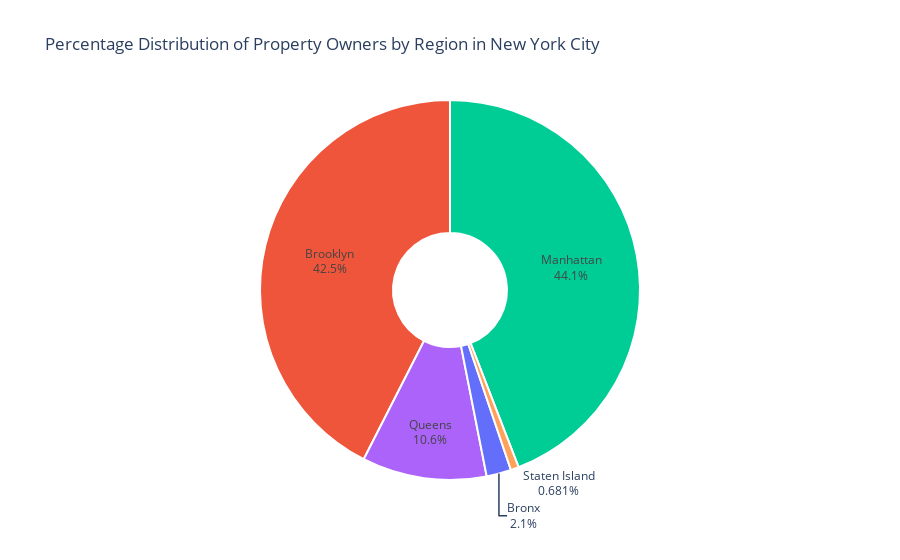

Source (notebook cell):
### Markdown cell above
### 3.13. Percentage of Owners by Region

### Code cell
# calculate the percentage of owners by region.
total_owners = owners_by_region['host_id'].sum()
percentage_owners_by_region = (owners_by_region['host_id'] / total_owners) * 100


# Create a donut chart with Plotly
fig = go.Figure(data=[go.Pie(labels=percentage_owners_by_region.index,
                             values=percentage_owners_by_region, hole=.3)])

# Update trace properties
fig.update_traces(textinfo='percent+label',
                  marker=dict(colors=['#636EFA','#EF553B','#00CC96','#AB63FA','#FFA15A'],
                                line=dict(color='#FFFFFF', width=2)))

# Update layout properties
fig.update_layout(showlegend=False)

# Add title to the chart
fig.update_layout(title='Percentage Distribution of Property Owners by Region in New York City')

# Show the chart
fig.show()

### Figure 1 — Plotly figure (JSON) as saved in the notebook; plotly's stock layout.template omitted (floating-point values rounded to 4 significant figures)
{"data": [{"hole": 0.3, "labels": ["Bronx", "Brooklyn", "Manhattan", "Queens", "Staten Island"], "marker": {"colors": ["#636EFA", "#EF553B", "#00CC96", "#AB63FA", "#FFA15A"], "line": {"color": "#FFFFFF", "width": 2}}, "textinfo": "percent+label", "type": "pie", "values": [2.1, 42.49, 44.12, 10.6, 0.6814]}], "layout": {"showlegend": false, "title": {"text": "Percentage Distribution of Property Owners by Region in New York City"}}}
